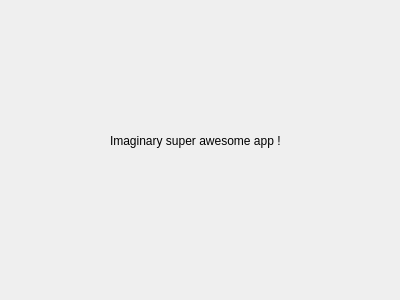
<?xml version="1.0" encoding="UTF-8"?>
<ui version="4.0">
 <class>SecondWindow</class>
 <widget class="QDialog" name="SecondWindow">
  <property name="geometry">
   <rect>
    <x>0</x>
    <y>0</y>
    <width>400</width>
    <height>300</height>
   </rect>
  </property>
  <property name="windowTitle">
   <string>Dialog</string>
  </property>
  <widget class="QLabel" name="label">
   <property name="geometry">
    <rect>
     <x>110</x>
     <y>100</y>
     <width>211</width>
     <height>81</height>
    </rect>
   </property>
   <property name="text">
    <string>Imaginary super awesome app !</string>
   </property>
  </widget>
 </widget>
 <resources/>
 <connections/>
</ui>
